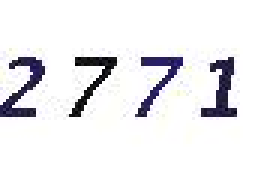
#> input picture data/images/for_test/code_2.jpg, 90 x 58 px, given in place of code_26.jpg, which was not available (shown 3 times larger)
$ python reco_vericode_local_multi.py   (older library calls are emulated)
#> lines starting #> are read from the running program, lines starting #| are printed output that depends on the picture; after the words box and inside, x2 and y2 are one past the last pixel; in counts of white or black regions, pixels touching at a corner belong together; pictures that were not available may be replaced by others from this repository, and a replacement may not be noted
### reco_vericode/reco_vericode.py


import os
import cv2
import numpy as np

from PIL import Image
from sklearn.externals import joblib


# ml model的位置
path_models = "F:/code/python/P_web_spider/ML_handwritten_nums/ml_models/"

# 提取单张图像的特征
# [24 lines left out: function get_features_single, not called in this run]

# 输入路径，返回
def get_num(path_test):

    # 图像分割
    img_rd = cv2.imread(path_test)
#> img_rd is the input picture: shape (58, 90, 3); mean B, G, R 237.9, 235.4, 236
    # 二值化
    img_gray = cv2.cvtColor(img_rd, cv2.COLOR_BGR2GRAY)
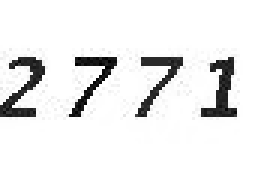
#> img_gray: shape (58, 90) (shown 3 times larger); min 0, max 255, mean 235.9
    # 反转颜色
    ret, img_inv = cv2.threshold(img_gray, 127, 255, cv2.THRESH_BINARY_INV)
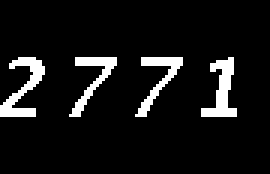
#> img_inv: shape (58, 90) (shown 3 times larger); 8.2% white; 4 white regions
    # 返回三个值，图像，轮廓，轮廓的层析结构
    image, contours, hierarchy = cv2.findContours(img_inv, cv2.RETR_EXTERNAL, cv2.CHAIN_APPROX_SIMPLE)
#> contours = 4 contours; box (x1, y1, x2, y2) and area: (0, 19, 15, 39) 85, (67, 19, 79, 39) 81, (45, 19, 61, 39) 64, (23, 19, 39, 39) 64

    contours_4 = []
    contours_4.append(contours[3])
    contours_4.append(contours[2])
    contours_4.append(contours[1])
    contours_4.append(contours[0])

    path_save = "F:/code/python/P_web_spider/data/pics/single_pic_4_parts/"

#> (the run stopped early here; a loop or call above may not have finished)

$ run again, on data/images/for_test/vericode_10.jpg
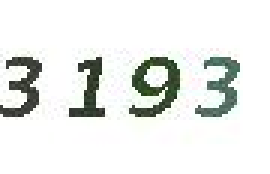
#> input picture data/images/for_test/vericode_10.jpg, 90 x 58 px, given in place of code_26.jpg, which was not available (shown 3 times larger)
#> in get_num, img_rd is the input picture: shape (58, 90, 3); mean B, G, R 232.5, 235.1, 232.8
#> in get_num, `ret, img_inv = cv2.threshold(img_gray, 127, 255, cv2.THRESH_BINARY_INV)`:
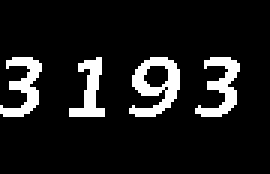
#> img_inv: shape (58, 90) (shown 3 times larger); 10.7% white; 4 white regions
#> contours = 4 contours; box (x1, y1, x2, y2) and area: (43, 19, 60, 39) 184, (65, 19, 80, 39) 96, (0, 19, 14, 39) 95, (23, 19, 35, 39) 81
